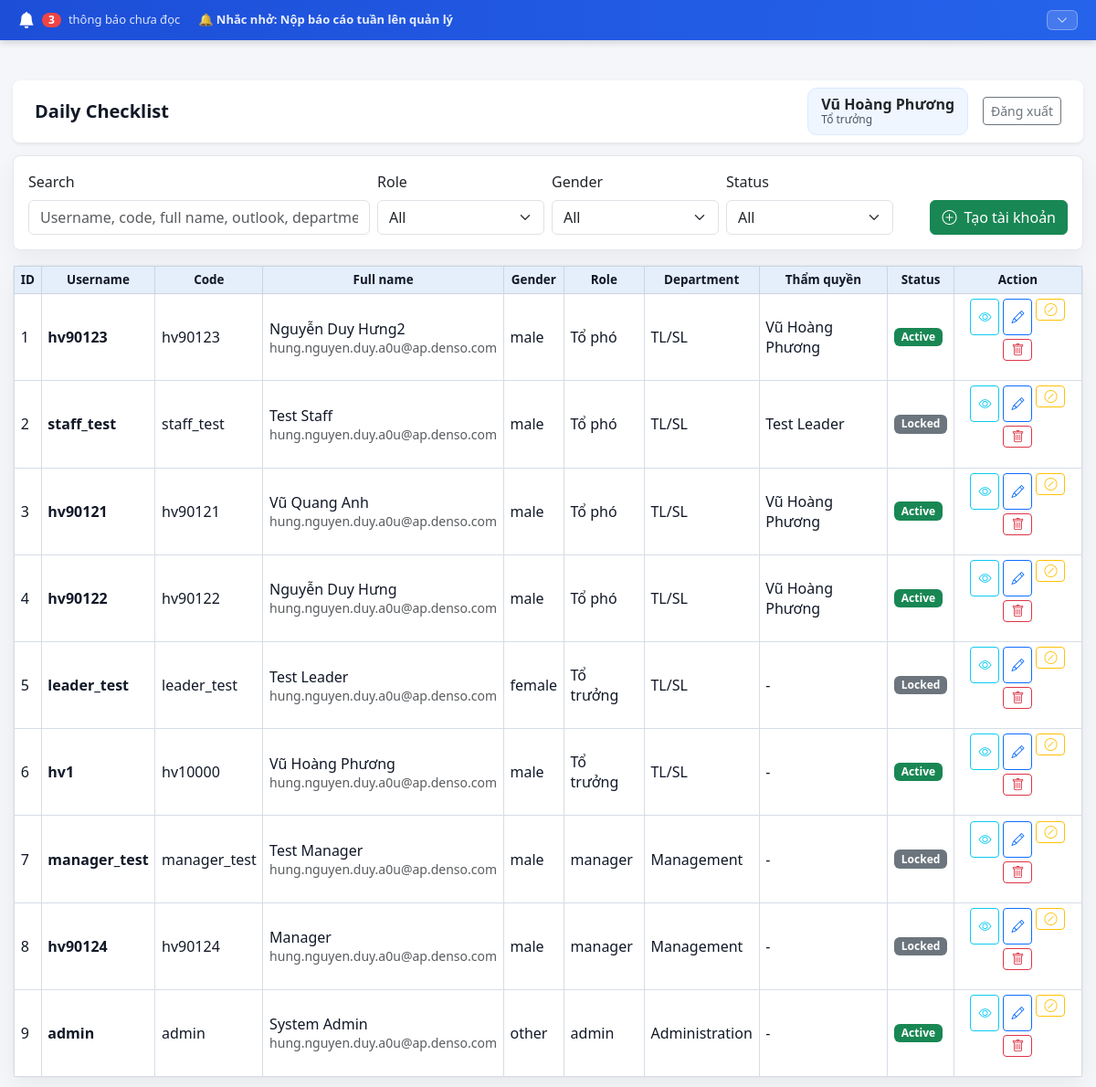
Screenshot of /admin/users (signed in) with the database file from the repository.
### models.py (models this page shows, shortened)
class TimestampMixin:
    created_at = db.Column(db.DateTime, nullable=False, default=datetime.utcnow)
    updated_at = db.Column(
        db.DateTime,
        nullable=False,
        default=datetime.utcnow,
        onupdate=datetime.utcnow,
    )

class Notification(TimestampMixin, db.Model):
    __tablename__ = "notifications"
    __table_args__ = (
        UniqueConstraint("user_id", "dedupe_key", name="uq_notifications_user_dedupe"),
        CheckConstraint(
            "status IN ('unread', 'read')",
            name="ck_notifications_status",
        ),
    )
    id = db.Column(db.Integer, primary_key=True)
    user_id = db.Column(db.Integer, db.ForeignKey("users.id"), nullable=False, index=True)
    title = db.Column(db.String(255), nullable=False)
    message = db.Column(db.Text, nullable=False)
    category = db.Column(db.String(50), nullable=False, default="reminder", index=True)
    period_type = db.Column(db.String(20), nullable=False, index=True)
    target_date = db.Column(db.Date, nullable=False, index=True)
    related_sheet_id = db.Column(db.Integer, db.ForeignKey("daily_check_sheets.id"), nullable=True, index=True)
    dedupe_key = db.Column(db.String(255), nullable=False)
    status = db.Column(db.String(20), nullable=False, default=NOTIFICATION_UNREAD, index=True)
    read_at = db.Column(db.DateTime)
    user = db.relationship("User", back_populates="notifications")
    related_sheet = db.relationship("DailyCheckSheet")

class User(db.Model):
    __tablename__ = "users"
    __table_args__ = (
        CheckConstraint(
            "role IN ('admin', 'manager', 'leader', 'staff')",
            name="ck_users_role",
        ),
        CheckConstraint(
            "gender IS NULL OR gender IN ('male', 'female', 'other')",
            name="ck_users_gender",
        ),
    )
    id = db.Column(db.Integer, primary_key=True)
    username = db.Column(db.String(50), unique=True, nullable=False, index=True)
    password_hash = db.Column(db.String(255), nullable=False)
    full_name = db.Column(db.String(120), nullable=False)
    employee_code = db.Column(db.String(30), unique=True, nullable=False, index=True)
    outlook_email = db.Column(db.String(255), nullable=True)
    gender = db.Column(db.String(20), nullable=True)
    department = db.Column(db.String(120), nullable=False)
    line_name = db.Column(db.String(120), nullable=False)
    role = db.Column(db.String(20), nullable=False, default=ROLE_STAFF)
    manager_id = db.Column(db.Integer, db.ForeignKey("users.id"), nullable=True, index=True)
    leader_id = db.Column(db.Integer, db.ForeignKey("users.id"), nullable=True, index=True)
    is_active = db.Column(db.Boolean, nullable=False, default=True)
    created_at = db.Column(db.DateTime, nullable=False, default=datetime.utcnow)
    manager = db.relationship(
        "User",
        remote_side=[id],
        foreign_keys=[manager_id],
        backref="managed_users",
    )
    leader = db.relationship(
        "User",
        remote_side=[id],
        foreign_keys=[leader_id],
        backref="led_users",
    )
    daily_sheets = db.relationship("DailyCheckSheet", back_populates="user")
    daily_results = db.relationship("DailyCheckResult", back_populates="user")
    abnormal_reports = db.relationship("AbnormalReport", back_populates="user")
    owned_confirmations = db.relationship(
        "DailyConfirmation",
        foreign_keys="DailyConfirmation.user_id",
        back_populates="user",
    )
    signed_confirmations = db.relationship(
        "DailyConfirmation",
        foreign_keys="DailyConfirmation.confirmed_by",
        back_populates="signer",
    )
    user_lines = db.relationship(
        "UserLine",
        back_populates="user",
        cascade="all, delete-orphan",
    )
    notifications = db.relationship(
        "Notification",
        back_populates="user",
        cascade="all, delete-orphan",
    )

### routes/admin_routes.py (the view, shortened to what this page needs)
@admin_bp.route("/users", methods=["GET", "POST"])
@manager_or_admin_required
def users():
    edit_user_id = request.args.get("edit", type=int)
    edit_user = User.query.get(edit_user_id) if edit_user_id else None
    keyword = request.args.get("q", "").strip()
    role_filter = request.args.get("role", "").strip()
    gender_filter = request.args.get("gender", "").strip()
    status_filter = request.args.get("status", "").strip()
    query = User.query
    if role_filter:
        query = query.filter(User.role == role_filter)
    if gender_filter:
        query = query.filter(User.gender == gender_filter)
    if status_filter == "active":
        query = query.filter(User.is_active.is_(True))
    elif status_filter == "locked":
        query = query.filter(User.is_active.is_(False))
    page = max(request.args.get("page", 1, type=int), 1)
    per_page = 10
    total_users = query.count()
    users_data = (
        query.order_by(User.id.desc())
        .offset((page - 1) * per_page)
        .limit(per_page)
        .all()
    )
    lines = Line.query.filter_by(is_active=True).order_by(Line.line_name.asc()).all()
    departments = sorted({line.department for line in lines})
    managers = User.query.filter(User.role.in_([ROLE_ADMIN, ROLE_MANAGER]), User.is_active.is_(True)).order_by(User.full_name.asc()).all()
    leaders = User.query.filter(User.role == ROLE_LEADER, User.is_active.is_(True)).order_by(User.full_name.asc()).all()
    create_modal = request.args.get("create") == "1"
    return render_template(
        "admin_users.html",
        users=users_data,
        lines=lines,
        departments=departments,
        managers=managers,
        leaders=leaders,
        edit_user=edit_user,
        roles=role_options_for(g.current_user),
        genders=["male", "female", "other"],
        filters={
            "q": keyword,
            "role": role_filter,
            "gender": gender_filter,
            "status": status_filter,
        },
        pagination={
            "page": page,
            "pages": max(math.ceil(total_users / per_page), 1),
            "total": total_users,
        },
        current_endpoint="admin.users",
        create_modal=create_modal,
    )

### templates/admin_users.html (shortened to what this page needs)
{% extends "admin_layout.html" %}
{% block admin_content %}
<section class="card mb-3">
    <div class="card-body">
        <div class="row g-2 align-items-end live-filter" data-target="#usersTable">
            <div class="col-12 col-lg-4">
                <label class="form-label">Search</label>
                <input class="form-control" data-filter="text" placeholder="Username, code, full name, outlook, department">
            </div>
            <div class="col-6 col-lg-2">
                <label class="form-label">Role</label>
                <select class="form-select" data-filter="role">
                    <option value="">All</option>
                </select>
            </div>
            <div class="col-6 col-lg-2">
                <label class="form-label">Gender</label>
                <select class="form-select" data-filter="gender">
                    <option value="">All</option>
                </select>
            </div>
            <div class="col-6 col-lg-2">
                <label class="form-label">Status</label>
                <select class="form-select" data-filter="status">
                    <option value="">All</option>
                </select>
            </div>
            <div class="col-6 col-lg-2 text-end">
                <button class="btn btn-success" type="button" data-bs-toggle="modal" data-bs-target="#createUserModal">
                    <i class="bi bi-plus-circle me-1"></i> Tạo tài khoản
                </button>
            </div>
        </div>
    </div>
</section>
<section class="card">
    <div class="card-body p-0">
        <div class="table-responsive table-fill">
            <table id="usersTable" class="table table-checklist table-hover align-middle mb-0">
                <thead>
                    <tr>
                        <th>ID</th>
                        <th>Username</th>
                        <th>Code</th>
                        <th>Full name</th>
                        <th>Gender</th>
                        <th>Role</th>
                        <th>Department</th>
                        <th>Thẩm quyền</th>
                        <th>Status</th>
                        <th>Action</th>
                    </tr>
                </thead>
                <tbody>
                    {% for user in users %}
                    <tr
                        data-search="{{ user.username }} {{ user.employee_code }} {{ user.full_name }} {{ user.outlook_email or '' }} {{ user.department }}"
                        data-role="{{ user.role }}"
                        data-gender="{{ user.gender or '' }}"
                        data-status="{{ 'active' if user.is_active else 'locked' }}"
                    >
                        <td>{{ loop.index }}</td>
                        <td class="fw-semibold">{{ user.username }}</td>
                        <td>{{ user.employee_code }}</td>
                        <td>{{ user.full_name }}<div class="small text-muted">{{ user.outlook_email or '-' }}</div></td>
                        <td>{{ user.gender or '-' }}</td>
                        <td>{{ role_label(user.role) }}</td>
                        <td>{{ user.department }}</td>
                        <td>{{ user.leader.full_name if user.leader else '-' }}</td>
                        <td><span class="badge {% if user.is_active %}text-bg-success{% else %}text-bg-secondary{% endif %}">{{ "Active" if user.is_active else "Locked" }}</span></td>
                        <td>
                            <div class="d-flex flex-wrap gap-1 justify-content-center">
                                <button class="btn btn-sm btn-outline-info" type="button" data-bs-toggle="modal" data-bs-target="#viewUser{{ user.id }}" title="View"><i class="bi bi-eye"></i></button>
                                {% if current_user.role != 'manager' or user.role == 'staff' %}
                                    <button class="btn btn-sm btn-outline-primary" type="button" data-bs-toggle="modal" data-bs-target="#editUser{{ user.id }}" title="Edit"><i class="bi bi-pencil"></i></button>
                                {% endif %}
                                {% if current_user.role in ['admin', 'leader'] %}
                                    <form method="post" action="{{ url_for('admin.toggle_user', user_id=user.id) }}">
                                        <button class="btn btn-sm btn-outline-warning" type="submit" title="Block"><i class="bi bi-slash-circle"></i></button>
                                    </form>
                                    <form method="post" action="{{ url_for('admin.delete_user', user_id=user.id) }}" onsubmit="return confirm('Xóa tài khoản này?');">
                                        <button class="btn btn-sm btn-outline-danger" type="submit" title="Delete"><i class="bi bi-trash"></i></button>
                                    </form>
                                {% endif %}
                            </div>
                        </td>
                    </tr>
                    {% else %}
                    <tr><td colspan="10" class="text-center text-muted py-4">Không có tài khoản.</td></tr>
                    {% endfor %}
                </tbody>
            </table>
        </div>
    </div>
</section>
{% endblock %}

### templates/base.html (shortened to what this page needs)
﻿<!doctype html>
<html lang="{{ current_lang }}">
<head>
    <link rel="stylesheet" href="{{ url_for('static', filename='vendor/bootstrap/css/bootstrap.min.css') }}">
    <link rel="stylesheet" href="https://cdn.jsdelivr.net/npm/bootstrap-icons@1.11.3/font/bootstrap-icons.min.css">
    <link rel="stylesheet" href="{{ url_for('static', filename='css/style.css') }}">
</head>
<body>
    {% block body %}
    {% if current_user and notifications is defined and notifications %}
    <div id="notif-bar" class="notif-bar no-print">
        <div class="notif-bar-inner">
            <div class="notif-bar-left">
                <span class="notif-bar-icon"><i class="bi bi-bell-fill"></i></span>
                <span class="notif-bar-count badge">{{ notifications|length }}</span>
                <span class="notif-bar-label">thông báo chưa đọc</span>
            </div>
            <div class="notif-bar-preview" id="notif-bar-preview">
                {% if notifications %}
                    <span class="notif-bar-title-text">{{ notifications[0].title }}</span>
                {% endif %}
            </div>
            <div class="notif-bar-actions">
                <button class="notif-bar-toggle-btn" id="notif-toggle-btn" type="button" title="Xem tất cả thông báo">
                    <span id="notif-toggle-icon"></span>
                </button>
            </div>
        </div>
    </div>
    {% endif %}
    <div class="container-fluid main-wrapper {% if current_user and notifications is defined and notifications %}has-notif-bar{% endif %}">
        <nav class="navbar navbar-expand-lg navbar-light bg-white shadow-sm rounded-3 px-3 px-lg-4 mb-4">
            <div class="container-fluid px-0">
                <a class="navbar-brand fw-bold" href="{{ url_for('checklist.dashboard') }}">Daily Checklist</a>
                <div class="d-flex align-items-center gap-3">
                    {% if current_user %}
                        <a href="{{ url_for('auth.profile') }}" class="user-pill text-decoration-none text-dark">
                            <strong>{{ current_user.full_name }}</strong>
                            <span>{{ role_label(current_user.role) }}{% if current_user.role == 'staff' %} | {{ current_user.line_name }}{% endif %}</span>
                        </a>
                        <a class="btn btn-outline-secondary btn-sm" href="{{ url_for('auth.logout') }}">{{ t('logout') }}</a>
                    {% endif %}
                </div>
            </div>
        </nav>
        {% block content %}{% endblock %}
    </div>
    {% endblock %}
</body>
</html>

### rows the page displays
Notification: title "🔔 Nhắc nhở: Nộp báo cáo tuần lên quản lý"
User: full_name "Vũ Hoàng Phương", role "Tổ trưởng", username "hv1", employee_code "hv10000", outlook_email "hung.nguyen.duy.a0u@ap.denso.com", gender "male", department "TL/SL", leader "-", is_active "Active"
User: username "hv90123", employee_code "hv90123", full_name "Nguyễn Duy Hưng2", outlook_email "hung.nguyen.duy.a0u@ap.denso.com", gender "male", role "Tổ phó", department "TL/SL", leader "Vũ Hoàng Phương", is_active "Active"
User: username "staff_test", employee_code "staff_test", full_name "Test Staff", outlook_email "hung.nguyen.duy.a0u@ap.denso.com", gender "male", role "Tổ phó", department "TL/SL", leader "Test Leader", is_active "Locked"
User: username "hv90121", employee_code "hv90121", full_name "Vũ Quang Anh", outlook_email "hung.nguyen.duy.a0u@ap.denso.com", gender "male", role "Tổ phó", department "TL/SL", leader "Vũ Hoàng Phương", is_active "Active"
User: username "hv90122", employee_code "hv90122", full_name "Nguyễn Duy Hưng", outlook_email "hung.nguyen.duy.a0u@ap.denso.com", gender "male", role "Tổ phó", department "TL/SL", leader "Vũ Hoàng Phương", is_active "Active"
User: username "leader_test", employee_code "leader_test", full_name "Test Leader", outlook_email "hung.nguyen.duy.a0u@ap.denso.com", gender "female", role "Tổ trưởng", department "TL/SL", leader "-", is_active "Locked"
User: username "manager_test", employee_code "manager_test", full_name "Test Manager", outlook_email "hung.nguyen.duy.a0u@ap.denso.com", gender "male", role "manager", department "Management", leader "-", is_active "Locked"
User: username "hv90124", employee_code "hv90124", full_name "Manager", outlook_email "hung.nguyen.duy.a0u@ap.denso.com", gender "male", role "manager", department "Management", leader "-", is_active "Locked"
User: username "admin", employee_code "admin", full_name "System Admin", outlook_email "hung.nguyen.duy.a0u@ap.denso.com", gender "other", role "admin", department "Administration", leader "-", is_active "Active"

### other values shown
{{ notifications|length }} "3"
{{ t('logout') }} "Đăng xuất"
